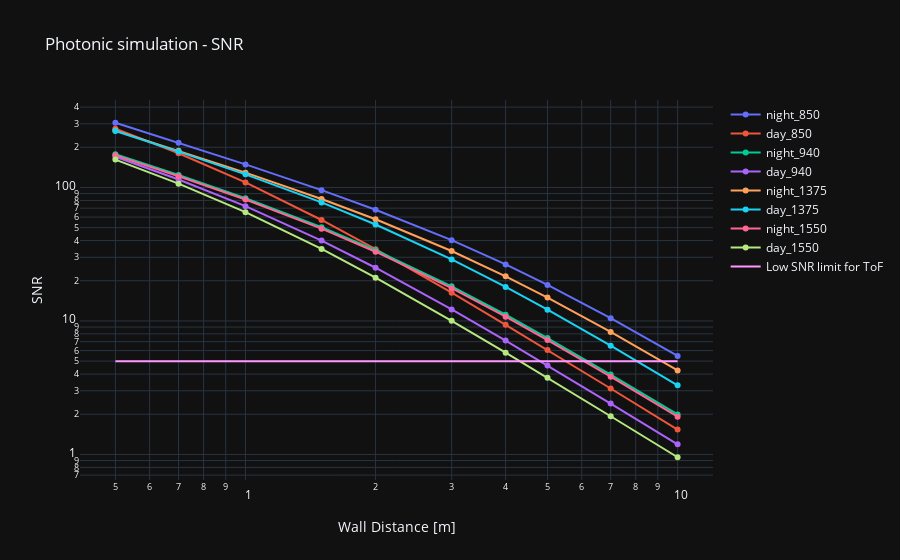

Notebook code cell kept with this figure:
### Markdown cell above
# SNR

### Code cell
layout = dict(title='Photonic simulation - SNR',
              xaxis=dict(title='Wall Distance [m]', type='log'),  # Select 'log' or 'linear'
              yaxis=dict(title='SNR',type='log'),  # Select 'log' or 'linear'
              template='plotly_dark',
              barmode='group',
              hovermode='x')

iplot(dict(data=data2, layout=layout))

### Figure 1 — Plotly figure (JSON) as saved in the notebook; plotly's stock layout.template omitted (floating-point values rounded to 4 significant figures)
{"data": [{"mode": "lines+markers", "name": "night_850", "type": "scatter", "x": [0.5, 0.7, 1, 1.5, 2, 3, 4, 5, 7, 10], "y": [305.4, 216.4, 148.9, 95.49, 68.13, 40.29, 26.51, 18.63, 10.49, 5.469]}, {"mode": "lines+markers", "name": "day_850", "type": "scatter", "x": [0.5, 0.7, 1, 1.5, 2, 3, 4, 5, 7, 10], "y": [275.7, 180.4, 109.1, 57.07, 34.52, 16.28, 9.364, 6.058, 3.12, 1.537]}, {"mode": "lines+markers", "name": "night_940", "type": "scatter", "x": [0.5, 0.7, 1, 1.5, 2, 3, 4, 5, 7, 10], "y": [177.5, 124.0, 83.07, 50.41, 33.95, 18.16, 11.13, 7.452, 3.969, 1.993]}, {"mode": "lines+markers", "name": "day_940", "type": "scatter", "x": [0.5, 0.7, 1, 1.5, 2, 3, 4, 5, 7, 10], "y": [170.1, 114.8, 72.48, 40.04, 25.04, 12.21, 7.123, 4.642, 2.407, 1.19]}, {"mode": "lines+markers", "name": "night_1375", "type": "scatter", "x": [0.5, 0.7, 1, 1.5, 2, 3, 4, 5, 7, 10], "y": [266.7, 188.5, 129.2, 81.98, 57.81, 33.41, 21.58, 14.96, 8.279, 4.262]}, {"mode": "lines+markers", "name": "day_1375", "type": "scatter", "x": [0.5, 0.7, 1, 1.5, 2, 3, 4, 5, 7, 10], "y": [264.6, 185.6, 125.4, 77.26, 52.82, 28.92, 17.97, 12.14, 6.526, 3.296]}, {"mode": "lines+markers", "name": "night_1550", "type": "scatter", "x": [0.5, 0.7, 1, 1.5, 2, 3, 4, 5, 7, 10], "y": [174.0, 121.4, 81.21, 49.15, 33.02, 17.6, 10.76, 7.192, 3.825, 1.919]}, {"mode": "lines+markers", "name": "day_1550", "type": "scatter", "x": [0.5, 0.7, 1, 1.5, 2, 3, 4, 5, 7, 10], "y": [161.7, 106.8, 65.29, 34.62, 21.1, 10.02, 5.784, 3.748, 1.933, 0.9528]}, {"mode": "lines", "name": "Low SNR limit for ToF", "type": "scatter", "x": [0.5, 0.7, 1, 1.5, 2, 3, 4, 5, 7, 10], "y": [5, 5, 5, 5, 5, 5, 5, 5, 5, 5]}], "layout": {"barmode": "group", "hovermode": "x", "title": {"text": "Photonic simulation - SNR"}, "xaxis": {"title": {"text": "Wall Distance [m]"}, "type": "log"}, "yaxis": {"title": {"text": "SNR"}, "type": "log"}}}
